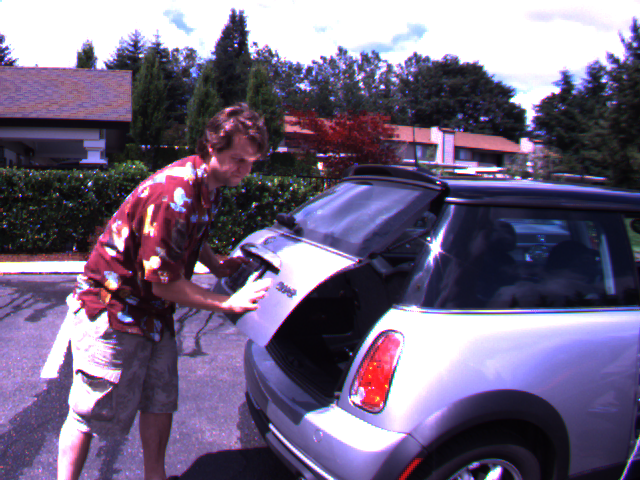
#> input picture optic flow/frame07.png, 640 x 480 px
$ python HW6.1.py
#> lines starting #> are read from the running program, lines starting #| are printed output that depends on the picture
import math
from scipy import signal
from PIL import Image
import numpy as np
from numpy import *
from matplotlib import pyplot as plt
from pylab import cm
import cv2
import random


def LK_OpticalFlow(Image1,Image2,):
    I1 = np.array(Image1)
    I2 = np.array(Image2)
    S = np.shape(I1)
    I1_smooth = cv2.GaussianBlur(I1,(3,3),0)
    I2_smooth = cv2.GaussianBlur(I2, (3,3), 0)
    Ix = signal.convolve2d(I1_smooth,[[-0.25,0.25],[-0.25,0.25]],'same') + signal.convolve2d(I2_smooth,[[-0.25,0.25],[-0.25,0.25]],'same')
    Iy = signal.convolve2d(I1_smooth,[[-0.25,-0.25],[0.25,0.25]],'same') + signal.convolve2d(I2_smooth,[[-0.25,-0.25],[0.25,0.25]],'same')
    It = signal.convolve2d(I1_smooth,[[0.25,0.25],[0.25,0.25]],'same') + signal.convolve2d(I2_smooth,[[-0.25,-0.25],[-0.25,-0.25]],'same')
    features = cv2.goodFeaturesToTrack(I1_smooth,10000,0.01,10 )
    feature = np.int0(features)
    plt.subplot(1,3,1)
    plt.title('Frame 1')
    plt.imshow(I1_smooth, cmap = cm.gray)
    plt.subplot(1,3,2)
    plt.title('Frame 2')
    plt.imshow(I2_smooth, cmap = cm.gray)#plotting the features in frame1 and plotting over the same
    for i in feature:
        x,y = i.ravel()
        cv2.circle(I1_smooth #input image
			,(x,y) 			 #centre
			,3 				 #radius
			,0 			 #color of the circle
			,-1 			 #thickness of the outline
			)

	#creating the u and v vector
    u = v = np.nan*np.ones(S)

	# Calculating the u and v arrays for the good features obtained n the previous step.
    for l in feature:

        j,i = l.ravel()
        IX = ([Ix[i-1,j-1],Ix[i,j-1],Ix[i-1,j-1],Ix[i-1,j],Ix[i,j],Ix[i+1,j],Ix[i-1,j+1],Ix[i,j+1],Ix[i+1,j-1]]) #The x-component of the gradient vector
        IY = ([Iy[i-1,j-1],Iy[i,j-1],Iy[i-1,j-1],Iy[i-1,j],Iy[i,j],Iy[i+1,j],Iy[i-1,j+1],Iy[i,j+1],Iy[i+1,j-1]]) #The Y-component of the gradient vector
        IT = ([It[i-1,j-1],It[i,j-1],It[i-1,j-1],It[i-1,j],It[i,j],It[i+1,j],It[i-1,j+1],It[i,j+1],It[i+1,j-1]]) #The XY-component of the gradient vector
        LK = (IX, IY)
        LK = np.matrix(LK)
        LK_T = np.array(np.matrix(LK)) # transpose of A
        LK = np.array(np.matrix.transpose(LK))
        A1 = np.dot(LK_T,LK) #Psedudo Inverse
        A2 = np.linalg.pinv(A1)
        A3 = np.dot(A2,LK_T)
        (u[i,j],v[i,j]) = np.dot(A3,IT) # we have the vectors with minimized square error
    print( u)
    print ("-------------------------")
    print(v)
    colors = "bgrcmykw"
    color_index = random.randrange(0,8)
    c=colors[color_index]
    plt.subplot(1,3,3)
    plt.title('Vector plot of Optical Flow of good features')
    plt.imshow(I1,cmap = cm.gray)
    for i in range(S[0]):
        for j in range(S[1]):
            if abs(u[i,j])>t or abs(v[i,j])>t:
                plt.arrow(j,i,v[i,j],u[i,j],head_width = 5, head_length = 5, color = c)
    plt.show()

t = 0.3 # choose threshold value
#import the images
Image1 = Image.open('frame07.png').convert('L')
Image2 = Image.open('frame09.png').convert('L')
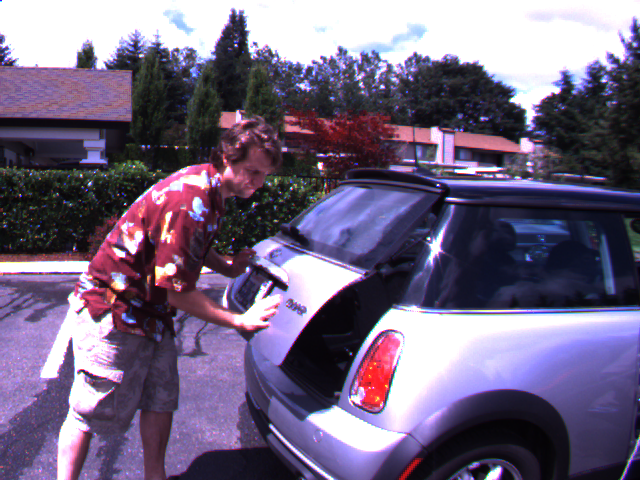
#> input picture optic flow/frame09.png, 640 x 480 px
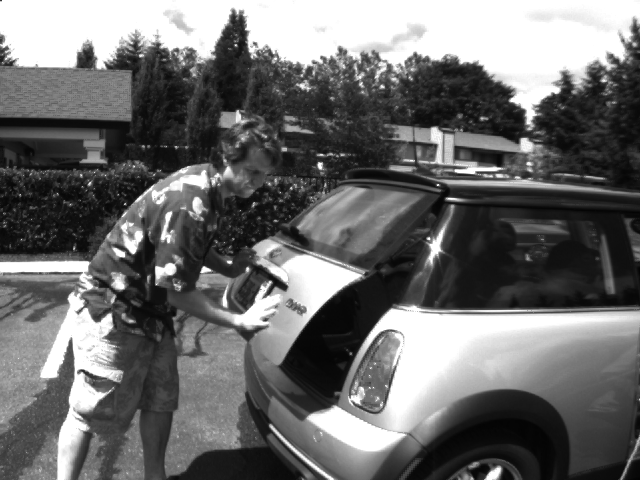
#> Image2: PIL image 640x480 L; min 3, max 255, mean 108.5
LK_OpticalFlow(Image1, Image2)
#> in LK_OpticalFlow, `Iy = signal.convolve2d(I1_smooth,[[-0.25,-0.25],[0.25,0.25]],'same') +..`:
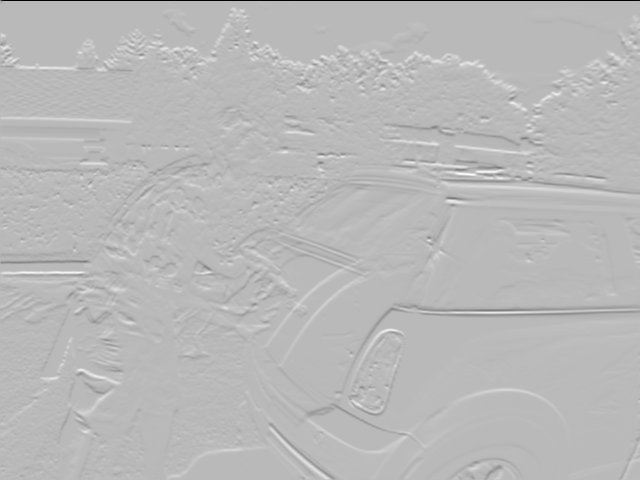
#> Iy: shape (480, 640) float64; min -255, max 95.75, mean -0.1; drawn with min black and max white
#> in LK_OpticalFlow, `It = signal.convolve2d(I1_smooth,[[0.25,0.25],[0.25,0.25]],'same') + s..`:
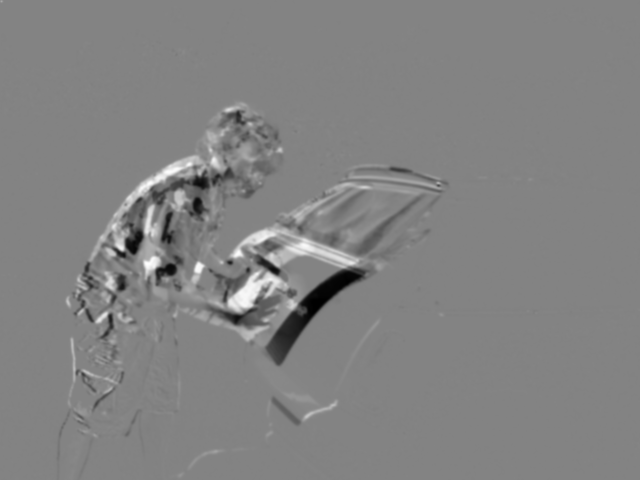
#> It: shape (480, 640) float64; min -248, max 233.5, mean -1.1; drawn with min black and max white
#> in LK_OpticalFlow, `features = cv2.goodFeaturesToTrack(I1_smooth,10000,0.01,10 )`: features = 774 rows, first 8: [428, 238], [139, 55], [511, 100], [207, 270], [106, 312], [144, 261], [496, 175], [321, 57]
#> in LK_OpticalFlow, `feature = np.int0(features)`: feature has the same summary as features
#> the loop in LK_OpticalFlow, `for i in feature:` made 774 passes
#> after the loop in LK_OpticalFlow, `for i in feature:`:
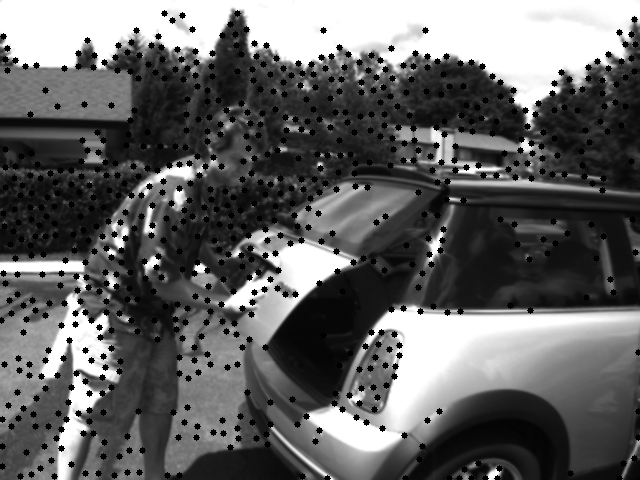
#> I1_smooth: shape (480, 640); min 0, max 255, mean 99.7
#> the loop in LK_OpticalFlow, `for l in feature: ` made 774 passes
#> (j, i, IX, IY, IT, A1, A2) on passes 3, 6: (511, 100, [-50.5, -55, -50.5, -50, -41, -30.75, -30, -16, -51.5], [-46, -26, -46, -48, -19.5, 25.25, -36.5, -8, 18], [-1.5, -1, -1.5, -1, -0.5, -0.25, -0.5, 0, -0.5], [[17060.3, 8795.1], [8795.1, 9950.1]], [[0.000108, -9.52e-05], [-9.52e-05, 0.000185]]), (144, 261, [-25.5, -37, -25.5, -7.25, -18.25, -27, 8.5, 4, -44.25], [-10.5, -3, -10.5, -22.25, -13.75, -1, -28, -23.5, 4.25], [91.5, 107.5, 91.5, 124.8, 162.8, 179, 133, 184.5, 108.8], [[5830.4, 565.7], [565.7, 2268.9]], [[0.000176, -4.38e-05], [-4.38e-05, 0.000452]])
#> after the loop in LK_OpticalFlow, `for l in feature:`:
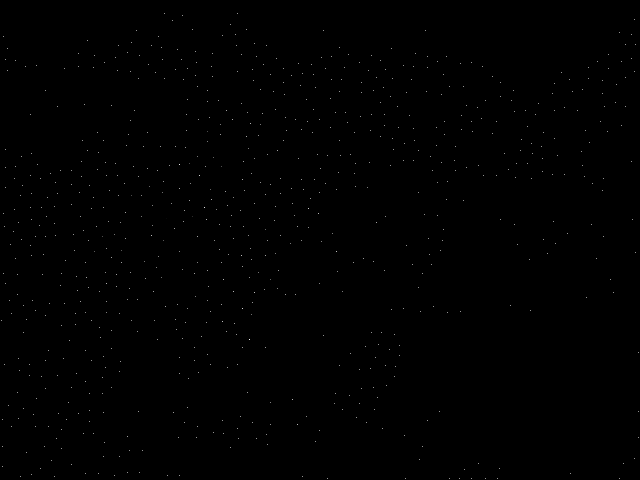
#> u: shape (480, 640) float64; 99.75% of the values are NaN or infinite; the others: min -23.69, max 17.49, mean -0.204; drawn with min black, max white, NaN and infinite black
#> (printed output is left out)
#> (printed output is left out)
#> in LK_OpticalFlow, `plt.show()`:
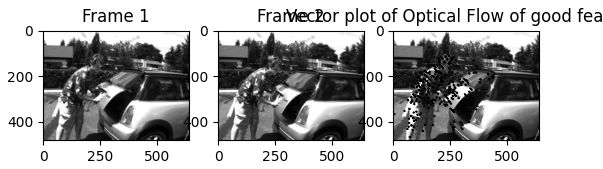
#> figure drawn by matplotlib, 3 panels
